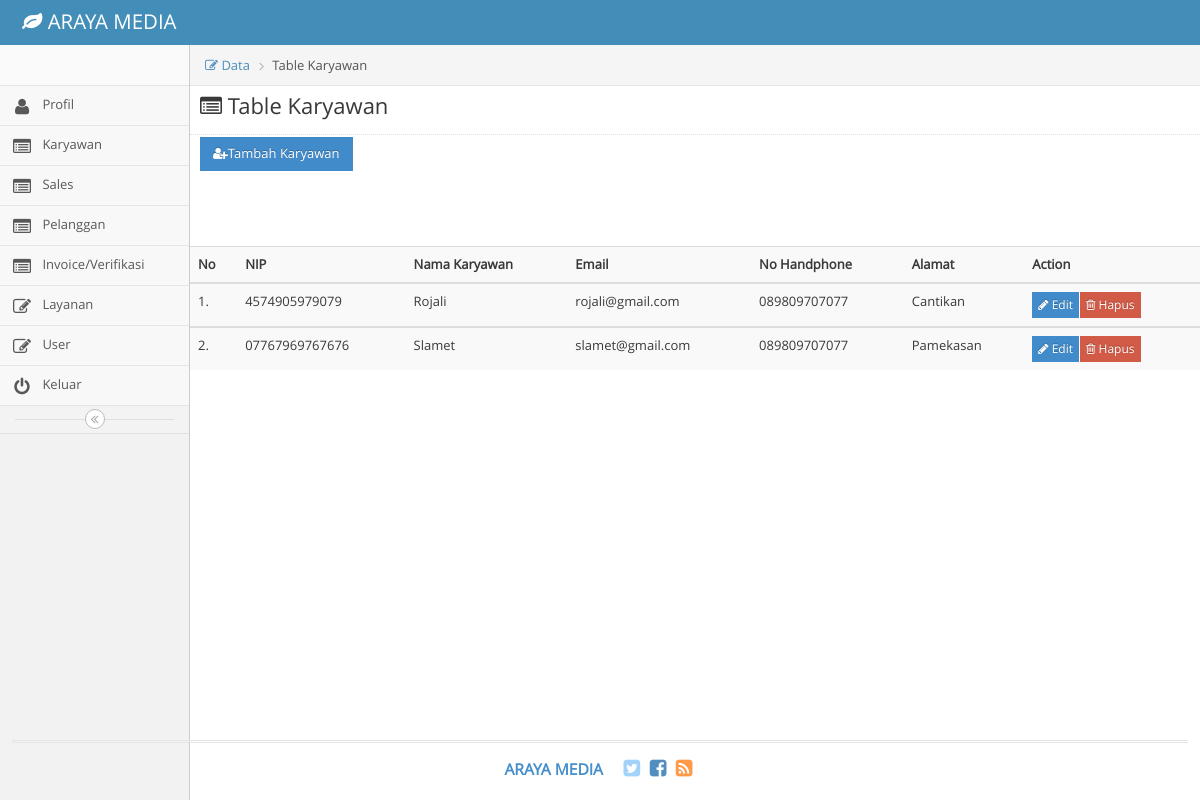
Page /index.php/karyawan_admin on the committed database.
### tables this page shows
CREATE TABLE `karyawan_master` (
  `id_Karyawan` int(11) NOT NULL,
  `NIP` varchar(45) DEFAULT NULL,
  `Nama` varchar(45) DEFAULT NULL,
  `Email` varchar(45) DEFAULT NULL,
  `Password` varchar(45) DEFAULT NULL,
  `NoHp` varchar(45) DEFAULT NULL,
  `Alamat` varchar(45) DEFAULT NULL,
  `Level` enum('admin','pegawai','sales','') DEFAULT NULL
);

### application/controllers/karyawan_admin.php (called while the page is built, shortened)
<?php
class Karyawan_admin extends CI_Controller {
	public function index()
	{
		$datakaryawan = $this->db->get("karyawan_master")->result();
		$data = array(
			'form' => 'karyawan_admin',
			'karyawan_master' => $datakaryawan
		);
		$this->load->view('karyawan_admin',$data);
	}
}

### index.php (called while the page is built, shortened)
<?php
require_once BASEPATH.'core/CodeIgniter.php';

### application/views/karyawan_admin.php (the view, shortened to what this page needs)
<!DOCTYPE html>
<html lang="en">
	<head>
		<link rel="stylesheet" href="<?php echo base_url()?>assets/css/bootstrap.min.css" />
		<link rel="stylesheet" href="<?php echo base_url()?>assets/font-awesome/4.5.0/css/font-awesome.min.css" />
		<link rel="stylesheet" href="<?php echo base_url()?>assets/css/ace.min.css" class="ace-main-stylesheet" id="main-ace-style" />
		<link rel="stylesheet" href="<?php echo base_url()?>assets/css/ace-skins.min.css" />
		<link rel="stylesheet" href="<?php echo base_url()?>assets/css/ace-rtl.min.css" />
	</head>
	<body class="no-skin">
		<div id="navbar" class="navbar navbar-default          ace-save-state">
			<div class="navbar-container ace-save-state" id="navbar-container">
				<div class="navbar-header pull-left">
					<a href="profil_admin" class="navbar-brand">
						<small>
							<i class="fa fa-leaf"></i>
							ARAYA MEDIA
						</small>
					</a>
				</div>
			</div>
		</div>
		<div class="main-container ace-save-state" id="main-container">
			<div id="sidebar" class="sidebar                  responsive                    ace-save-state">
				<div class="sidebar-shortcuts" id="sidebar-shortcuts">
				</div>
<ul class="nav nav-list">
					<li class="">
						<a href="<?php echo base_url("index.php/profil_admin")?>">
							<i class="menu-icon fa fa-user"></i>
							<span class="menu-text">
								Profil
							</span>
						</a>
					</li>
					<li class="">
						<a href="<?php echo base_url("index.php/karyawan_admin")?>">
							<i class="menu-icon fa fa-list-alt"></i>
							<span class="menu-text">
								Karyawan
							</span>
						</a>
					</li>
					<li class="">
						<a href="<?php echo base_url("index.php/sales_admin")?>">
							<i class="menu-icon fa fa-list-alt"></i>
							<span class="menu-text">
								Sales
							</span>
						</a>
					</li>
					<li class="">
						<a href="<?php echo base_url("index.php/pelanggan_admin")?>">
							<i class="menu-icon fa fa-list-alt"></i>
							<span class="menu-text">
								Pelanggan
							</span>
						</a>
					</li>
					<li class="">
						<a href="<?php echo base_url("index.php/invover_admin")?>">
							<i class="menu-icon fa fa-list-alt"></i>
							<span class="menu-text">
								Invoice/Verifikasi
							</span>
						</a>
					</li>
					<li class="">
						<a href="<?php echo base_url("index.php/layanan_admin")?>">
							<i class="menu-icon fa fa-pencil-square-o"></i>
							<span class="menu-text">
								Layanan
							</span>
						</a>
					</li>
					<li class="">
						<a href="<?php echo base_url("index.php/user_admin")?>">
							<i class="menu-icon fa fa-pencil-square-o"></i>
							<span class="menu-text">
								User
							</span>
						</a>
					</li>
					<li class="">
						<a href="<?php echo base_url("index.php/login")?>">
							<i class="menu-icon fa fa-power-off"></i>
							<span class="menu-text">
								Keluar
							</span>
						</a>
					</li>
				</ul>
				<div class="sidebar-toggle sidebar-collapse" id="sidebar-collapse">
					<i id="sidebar-toggle-icon" class="ace-icon fa fa-angle-double-left ace-save-state" data-icon1="ace-icon fa fa-angle-double-left" data-icon2="ace-icon fa fa-angle-double-right"></i>
				</div>
			</div>
			<div class="main-content">
				<div class="main-content-inner">
					<div class="breadcrumbs ace-save-state" id="breadcrumbs">
						<ul class="breadcrumb">
						<li><a href=""><i class="menu-icon fa fa-pencil-square-o"></i> Data</li></a>
              			<li><i class="icon_document_alt"></i>Table Karyawan</li>
						</ul>
					</div>
						<h3 class="page-header"><i class="menu-icon fa fa-list-alt" style="margin-left: 10px"></i> Table Karyawan</h3>
					<a href="<?php echo base_url()."index.php/karyawan_admin/input"?>" class="btn btn-primary btn-sm" type="button" style="margin-top: -10px;margin-left: 10px"><i class="fa fa-user-plus"></i>Tambah Karyawan</button> </a>
					<section class="wrapper">
						<table class="table table-striped table-advance table-hover">
					                <tbody>
					                  <tr>
					                  	<th><i class="icon_profile"></i> No</th>
					                  	<th><i class="icon_profile"></i> NIP</th>
					                    <th><i class="icon_profile"></i> Nama Karyawan</th>
					                  	<th><i class="icon_profile"></i> Email</th>
					                    <th><i class="icon_mail_alt"></i> No Handphone</th>
					                    <th><i class="icon_calendar"></i> Alamat</th>
					                    <th><i class="icon_calendar"></i> Action</th>
					                  </tr>
					                  <tbody>
					                  <?php $nomor=1;foreach ($karyawan_master as $value) {?>
					                    <tr>
					                    <td><?php echo $nomor++?>.</td>
					                    <td><?php echo $value->NIP?></td>
					                    <td><?php echo $value->Nama?></td>
					                    <td><?php echo $value->Email?></td>
					                    <td><?php echo $value->NoHp?></td>
					                    <td><?php echo $value->Alamat?></td>
					                    <td>
					                  	<div class="btn-group">
											<a href="<?php echo base_url()."index.php/karyawan_admin/edit/".$value->id_Karyawan?>" class="btn btn-primary btn-xs">
												<i class="fa fa-pencil"></i> Edit
											</a>
											<a href="<?php echo base_url()."index.php/karyawan_admin/delete/".$value->id_Karyawan?>" class="btn btn-danger btn-xs">
												<i class="fa fa-trash-o"></i> Hapus
											</a>
										</div>
						              </td>
						              </tr>
						          </tbody>
					</section>
						<?php
                    }
                    ?>
											</div>
										</div>
									</div>
			<div class="footer">
				<div class="footer-inner">
					<div class="footer-content">
						<span class="bigger-120">
							<span class="blue bolder">ARAYA MEDIA </span>
						</span>
						<span class="action-buttons">
							<a href="#">
								<i class="ace-icon fa fa-twitter-square light-blue bigger-150"></i>
							</a>
							<a href="#">
								<i class="ace-icon fa fa-facebook-square text-primary bigger-150"></i>
							</a>
							<a href="#">
								<i class="ace-icon fa fa-rss-square orange bigger-150"></i>
							</a>
						</span>
					</div>
				</div>
			</div>
	</body>
</html>

### rows in the picture
karyawan_master: NIP "4574905979079", Nama "Rojali", Email "rojali@gmail.com", NoHp "089809707077", Alamat "Cantikan"
karyawan_master: NIP "07767969767676", Nama "Slamet", Email "slamet@gmail.com", NoHp "089809707077", Alamat "Pamekasan"
